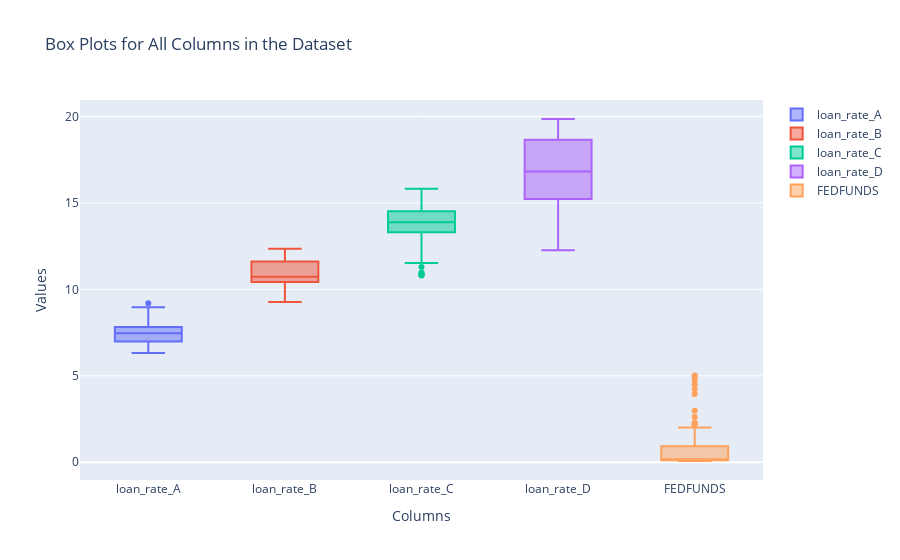

Notebook code for this chart:
### Markdown cell above
**Step 1: Visualize the dataset using box plots**

Visualize the data using box plots to get an initial sense of the presence of outliers.

### Code cell
fig = go.Figure()

# Add box plots for each column in the dataset
for col in df.columns:
    fig.add_trace(go.Box(y=df[col], name=col))

fig.update_layout(
    title="Box Plots for All Columns in the Dataset",
    xaxis_title="Columns",
    yaxis_title="Values"
)

fig.show()

### Figure 1 — Plotly figure (JSON) as saved in the notebook; plotly's stock layout.template omitted (floating-point values rounded to 4 significant figures; data arrays with more than 128 entries replaced by an {"elided": "..."} marker saying what was removed)
{"data": [{"name": "loan_rate_A", "type": "box", "y": {"elided": "137 float values"}}, {"name": "loan_rate_B", "type": "box", "y": {"elided": "137 float values"}}, {"name": "loan_rate_C", "type": "box", "y": {"elided": "137 float values"}}, {"name": "loan_rate_D", "type": "box", "y": {"elided": "137 float values"}}, {"name": "FEDFUNDS", "type": "box", "y": {"elided": "137 float values"}}], "layout": {"title": {"text": "Box Plots for All Columns in the Dataset"}, "xaxis": {"title": {"text": "Columns"}}, "yaxis": {"title": {"text": "Values"}}}}
